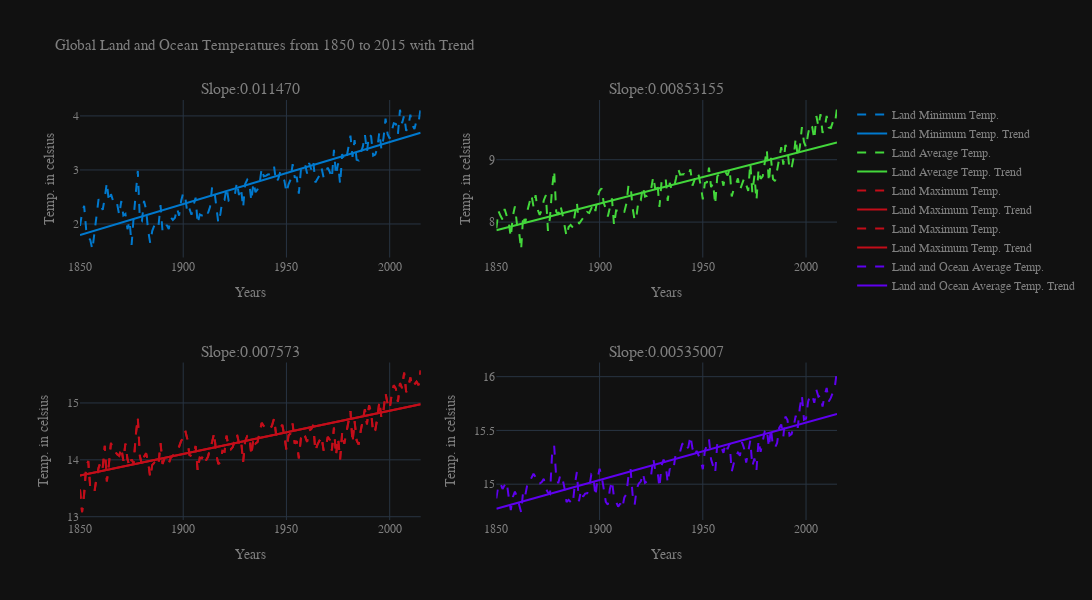

The code cell stored with this chart in its notebook:
### Markdown cell above
As seen from the above graph, the global temperatures started steadily increasing from 1920 and then started significantly increasing after 1980s. And notable increase in the 21st century. It was also found out that the global temperature change might have started after the industrial revolution in 1760s and during the world wars. With rapid urbanisation starting around 1975, further increased global average temperatures.<b>It is said that two-thirds of the warming has occurred since 1975, at a rate of roughly 0.15-0.20°C per decade </b> which can be seen through the above visualisation. One of the reasoning of the constant maximum global temperatures from 1950s to 1970s as seen above can be the natural variability and possibly by the cooling effects of some aerosols generated by the rapid economic growth after World War II. There is a global consensus that from 1960 to 1974 there might have been global warming and cooling, but after 1975, global warming resumed at an increased pace compared to before.

### Code cell
x_year=Year_Temp.Year
y_min=Year_Temp.LandMinTemperature
slope_min, intercept_min = np.polyfit(x_year, y_min, 1)
abline_values_min = [slope_min * i + intercept_min for i in x_year]

y_max=Year_Temp.LandMaxTemperature
slope_max, intercept_max = np.polyfit(x_year, y_max, 1)
abline_values_max = [slope_max * j + intercept_max for j in x_year]

y_avg=Year_Temp.LandAverageTemperature
slope_avg, intercept_avg = np.polyfit(x_year, y_avg, 1)
abline_values_avg = [slope_avg * k + intercept_avg for k in x_year]

y_oavg=Year_Temp.LandAndOceanAverageTemperature
slope_oavg, intercept_oavg = np.polyfit(x_year, y_oavg, 1)
abline_values_oavg = [slope_oavg * l + intercept_oavg for l in x_year]



fig = go.Figure()

fig = make_subplots(rows=2, cols=2,subplot_titles=("Slope:0.011470",
                                                   "Slope:0.00853155",
                                                   "Slope:0.007573",
                                                   "Slope:0.00535007"),
                    insets=[{'cell': (1,1), 'l': 0.7, 'b': 0.3}])
fig.update_layout(title="Trend of Global Temperatures",
                    font=dict( family="Courier New, monospace", 
                    size=12,color="#7f7f7f"),title_font_size = 15, 
                    hovermode= 'closest')

fig.add_trace(go.Scatter(x=x_year, y=y_min,
                        mode='lines',
                        name='Land Minimum Temp.',
                        marker_color='#0079CE',line=dict(dash='dash')), row = 1, col = 1)
fig.add_trace(go.Scatter(x=x_year, y=abline_values_min,
                        mode='lines',
                        name='Land Minimum Temp. Trend',
                        marker_color='#0079CE'), row = 1, col = 1)

fig.add_trace(go.Scatter(x=x_year, y=y_avg,
                        mode='lines',
                        name='Land Average Temp.',
                        marker_color='#43D73B',line=dict(dash='dash')), row = 1, col = 2)
fig.add_trace(go.Scatter(x=x_year, y=abline_values_avg,
                        mode='lines',
                        name='Land Average Temp. Trend',
                        marker_color='#43D73B'), row = 1, col = 2)

fig.add_trace(go.Scatter(x=x_year, y=y_max,
                        mode='lines',
                        name='Land Maximum Temp.',
                        marker_color='#C30D19',line=dict(dash='dash')), row = 2, col = 1)
fig.add_trace(go.Scatter(x=x_year, y=abline_values_max,
                        mode='lines',
                        name='Land Maximum Temp. Trend',
                        marker_color='#C30D19'), row = 2, col = 1)

fig.add_trace(go.Scatter(x=x_year, y=y_max,
                        mode='lines',
                        name='Land Maximum Temp.',
                        marker_color='#C30D19',line=dict(dash='dash')), row = 2, col = 1)
fig.add_trace(go.Scatter(x=x_year, y=abline_values_max,
                        mode='lines',
                        name='Land Maximum Temp. Trend',
                        marker_color='#C30D19'), row = 2, col = 1)

fig.add_trace(go.Scatter(x=x_year, y=y_oavg,
                        mode='lines',
                        name='Land and Ocean Average Temp.',
                        marker_color='#5F00F0',line=dict(dash='dash')), row = 2, col = 2)
fig.add_trace(go.Scatter(x=x_year, y=abline_values_oavg,
                        mode='lines',
                        name='Land and Ocean Average Temp. Trend',
                        marker_color='#5F00F0'), row = 2, col = 2)



fig.update_yaxes(title_text="Temp. in celsius", row=1, col=1)
fig.update_yaxes(title_text="Temp. in celsius", row=1, col=2)
fig.update_yaxes(title_text="Temp. in celsius", row=2, col=1)
fig.update_yaxes(title_text="Temp. in celsius", row=2, col=2)


fig.update_xaxes(title_text="Years", row=1, col=1)
fig.update_xaxes(title_text="Years", row=1, col=2)
fig.update_xaxes(title_text="Years", row=2, col=1)
fig.update_xaxes(title_text="Years", row=2, col=2)



fig.update_layout(
        height=600,
        width=1200,
        title_text='Global Land and Ocean Temperatures from 1850 to 2015 with Trend',
        template='plotly_dark'    
)
fig.update_layout(showlegend=True)
fig.show()

hide_toggle()

### Figure 1 — Plotly figure (JSON) as saved in the notebook; plotly's stock layout.template omitted (floating-point values rounded to 4 significant figures; data arrays with more than 128 entries replaced by an {"elided": "..."} marker saying what was removed)
{"data": [{"line": {"dash": "dash"}, "marker": {"color": "#0079CE"}, "mode": "lines", "name": "Land Minimum Temp.", "type": "scatter", "x": {"elided": "166 int values"}, "xaxis": "x", "y": {"elided": "166 float values"}, "yaxis": "y"}, {"marker": {"color": "#0079CE"}, "mode": "lines", "name": "Land Minimum Temp. Trend", "type": "scatter", "x": {"elided": "166 int values"}, "xaxis": "x", "y": {"elided": "166 float values"}, "yaxis": "y"}, {"line": {"dash": "dash"}, "marker": {"color": "#43D73B"}, "mode": "lines", "name": "Land Average Temp.", "type": "scatter", "x": {"elided": "166 int values"}, "xaxis": "x2", "y": {"elided": "166 float values"}, "yaxis": "y2"}, {"marker": {"color": "#43D73B"}, "mode": "lines", "name": "Land Average Temp. Trend", "type": "scatter", "x": {"elided": "166 int values"}, "xaxis": "x2", "y": {"elided": "166 float values"}, "yaxis": "y2"}, {"line": {"dash": "dash"}, "marker": {"color": "#C30D19"}, "mode": "lines", "name": "Land Maximum Temp.", "type": "scatter", "x": {"elided": "166 int values"}, "xaxis": "x3", "y": {"elided": "166 float values"}, "yaxis": "y3"}, {"marker": {"color": "#C30D19"}, "mode": "lines", "name": "Land Maximum Temp. Trend", "type": "scatter", "x": {"elided": "166 int values"}, "xaxis": "x3", "y": {"elided": "166 float values"}, "yaxis": "y3"}, {"line": {"dash": "dash"}, "marker": {"color": "#C30D19"}, "mode": "lines", "name": "Land Maximum Temp.", "type": "scatter", "x": {"elided": "166 int values"}, "xaxis": "x3", "y": {"elided": "166 float values"}, "yaxis": "y3"}, {"marker": {"color": "#C30D19"}, "mode": "lines", "name": "Land Maximum Temp. Trend", "type": "scatter", "x": {"elided": "166 int values"}, "xaxis": "x3", "y": {"elided": "166 float values"}, "yaxis": "y3"}, {"line": {"dash": "dash"}, "marker": {"color": "#5F00F0"}, "mode": "lines", "name": "Land and Ocean Average Temp.", "type": "scatter", "x": {"elided": "166 int values"}, "xaxis": "x4", "y": {"elided": "166 float values"}, "yaxis": "y4"}, {"marker": {"color": "#5F00F0"}, "mode": "lines", "name": "Land and Ocean Average Temp. Trend", "type": "scatter", "x": {"elided": "166 int values"}, "xaxis": "x4", "y": {"elided": "166 float values"}, "yaxis": "y4"}], "layout": {"annotations": [{"font": {"size": 16}, "showarrow": false, "text": "Slope:0.011470", "x": 0.225, "xanchor": "center", "xref": "paper", "y": 1, "yanchor": "bottom", "yref": "paper"}, {"font": {"size": 16}, "showarrow": false, "text": "Slope:0.00853155", "x": 0.775, "xanchor": "center", "xref": "paper", "y": 1, "yanchor": "bottom", "yref": "paper"}, {"font": {"size": 16}, "showarrow": false, "text": "Slope:0.007573", "x": 0.225, "xanchor": "center", "xref": "paper", "y": 0.375, "yanchor": "bottom", "yref": "paper"}, {"font": {"size": 16}, "showarrow": false, "text": "Slope:0.00535007", "x": 0.775, "xanchor": "center", "xref": "paper", "y": 0.375, "yanchor": "bottom", "yref": "paper"}], "font": {"color": "#7f7f7f", "family": "Courier New, monospace", "size": 12}, "height": 600, "hovermode": "closest", "showlegend": true, "title": {"font": {"size": 15}, "text": "Global Land and Ocean Temperatures from 1850 to 2015 with Trend"}, "width": 1200, "xaxis": {"anchor": "y", "domain": [0, 0.45], "title": {"text": "Years"}}, "xaxis2": {"anchor": "y2", "domain": [0.55, 1], "title": {"text": "Years"}}, "xaxis3": {"anchor": "y3", "domain": [0, 0.45], "title": {"text": "Years"}}, "xaxis4": {"anchor": "y4", "domain": [0.55, 1], "title": {"text": "Years"}}, "xaxis5": {"anchor": "y5", "domain": [0.315, 0.45]}, "yaxis": {"anchor": "x", "domain": [0.625, 1], "title": {"text": "Temp. in celsius"}}, "yaxis2": {"anchor": "x2", "domain": [0.625, 1], "title": {"text": "Temp. in celsius"}}, "yaxis3": {"anchor": "x3", "domain": [0, 0.375], "title": {"text": "Temp. in celsius"}}, "yaxis4": {"anchor": "x4", "domain": [0, 0.375], "title": {"text": "Temp. in celsius"}}, "yaxis5": {"anchor": "x5", "domain": [0.7375, 1]}}}
